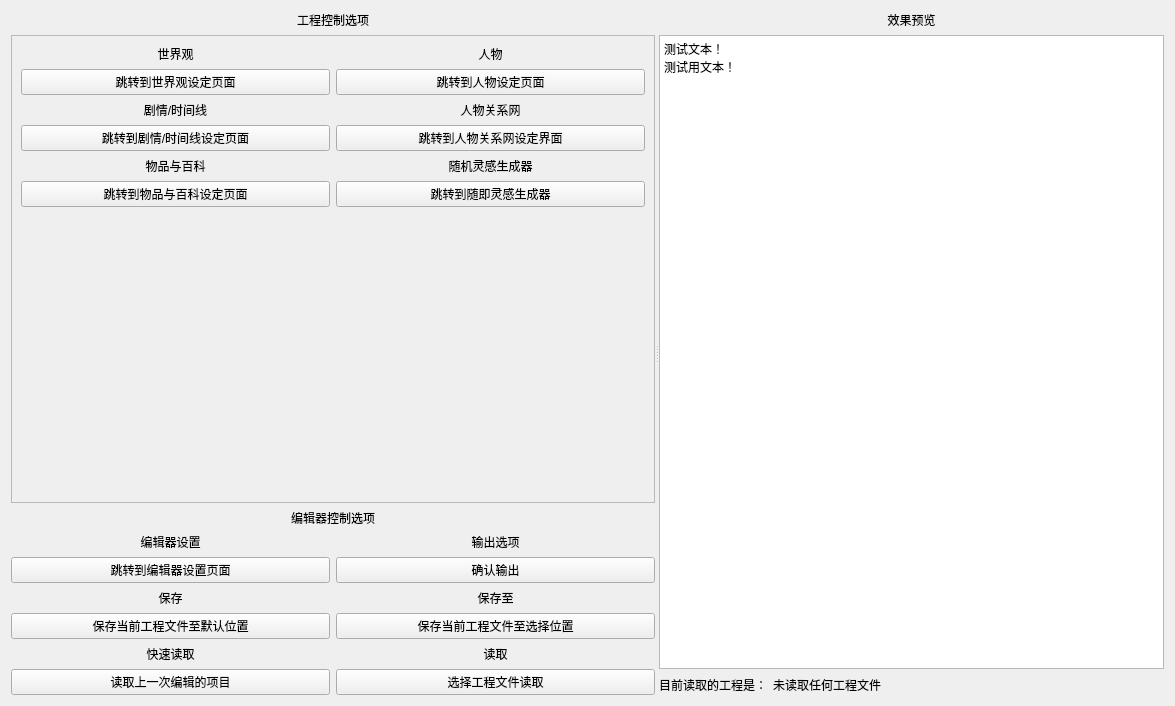
<?xml version="1.0" encoding="UTF-8"?>
<ui version="4.0">
 <class>MainWidget</class>
 <widget class="QWidget" name="MainWidget">
  <property name="geometry">
   <rect>
    <x>0</x>
    <y>0</y>
    <width>1175</width>
    <height>706</height>
   </rect>
  </property>
  <property name="windowTitle">
   <string>Form</string>
  </property>
  <layout class="QHBoxLayout" name="horizontalLayout">
   <item>
    <widget class="QSplitter" name="splitter">
     <property name="orientation">
      <enum>Qt::Orientation::Horizontal</enum>
     </property>
     <widget class="QWidget" name="layoutWidget">
      <layout class="QVBoxLayout" name="VL_Tools">
       <item>
        <widget class="QLabel" name="label_ProjectTools_Tip">
         <property name="text">
          <string>工程控制选项</string>
         </property>
         <property name="alignment">
          <set>Qt::AlignmentFlag::AlignCenter</set>
         </property>
        </widget>
       </item>
       <item>
        <widget class="QScrollArea" name="SA_ProjectTools">
         <property name="widgetResizable">
          <bool>true</bool>
         </property>
         <widget class="QWidget" name="SA_PT_WidgetContents">
          <property name="geometry">
           <rect>
            <x>0</x>
            <y>0</y>
            <width>645</width>
            <height>490</height>
           </rect>
          </property>
          <layout class="QVBoxLayout" name="verticalLayout_2">
           <item>
            <layout class="QGridLayout" name="GL_ProjectTools">
             <item row="4" column="1">
              <widget class="QLabel" name="label_PT_Random_Tip">
               <property name="text">
                <string>随机灵感生成器</string>
               </property>
               <property name="alignment">
                <set>Qt::AlignmentFlag::AlignCenter</set>
               </property>
              </widget>
             </item>
             <item row="2" column="0">
              <widget class="QLabel" name="label_PT_TimeLine_Tip">
               <property name="text">
                <string>剧情/时间线</string>
               </property>
               <property name="alignment">
                <set>Qt::AlignmentFlag::AlignCenter</set>
               </property>
              </widget>
             </item>
             <item row="2" column="1">
              <widget class="QLabel" name="label_PT_CharacterRelationship_Tip">
               <property name="text">
                <string>人物关系网</string>
               </property>
               <property name="alignment">
                <set>Qt::AlignmentFlag::AlignCenter</set>
               </property>
              </widget>
             </item>
             <item row="3" column="1">
              <widget class="QPushButton" name="pushButton_PT_CharacterRelationship">
               <property name="text">
                <string>跳转到人物关系网设定界面</string>
               </property>
              </widget>
             </item>
             <item row="1" column="0">
              <widget class="QPushButton" name="pushButton_PT_Word">
               <property name="text">
                <string>跳转到世界观设定页面</string>
               </property>
              </widget>
             </item>
             <item row="0" column="1">
              <widget class="QLabel" name="label_PT_Characters_Tip">
               <property name="text">
                <string>人物</string>
               </property>
               <property name="alignment">
                <set>Qt::AlignmentFlag::AlignCenter</set>
               </property>
              </widget>
             </item>
             <item row="5" column="1">
              <widget class="QPushButton" name="pushButton_PT_Random">
               <property name="text">
                <string>跳转到随即灵感生成器</string>
               </property>
              </widget>
             </item>
             <item row="4" column="0">
              <widget class="QLabel" name="label_PT_Item_Tip">
               <property name="text">
                <string>物品与百科</string>
               </property>
               <property name="alignment">
                <set>Qt::AlignmentFlag::AlignCenter</set>
               </property>
              </widget>
             </item>
             <item row="0" column="0">
              <widget class="QLabel" name="label_PT_World_Tip">
               <property name="text">
                <string>世界观</string>
               </property>
               <property name="alignment">
                <set>Qt::AlignmentFlag::AlignCenter</set>
               </property>
              </widget>
             </item>
             <item row="1" column="1">
              <widget class="QPushButton" name="pushButton_PT_Characters">
               <property name="text">
                <string>跳转到人物设定页面</string>
               </property>
              </widget>
             </item>
             <item row="5" column="0">
              <widget class="QPushButton" name="pushButton_PT_Item">
               <property name="text">
                <string>跳转到物品与百科设定页面</string>
               </property>
              </widget>
             </item>
             <item row="3" column="0">
              <widget class="QPushButton" name="pushButton_PT_TimeLine">
               <property name="text">
                <string>跳转到剧情/时间线设定页面</string>
               </property>
              </widget>
             </item>
            </layout>
           </item>
           <item>
            <spacer name="VS_ProjectTools">
             <property name="orientation">
              <enum>Qt::Orientation::Vertical</enum>
             </property>
             <property name="sizeHint" stdset="0">
              <size>
               <width>20</width>
               <height>40</height>
              </size>
             </property>
            </spacer>
           </item>
          </layout>
         </widget>
        </widget>
       </item>
       <item>
        <widget class="QLabel" name="label_EditorTools_Tip">
         <property name="text">
          <string>编辑器控制选项</string>
         </property>
         <property name="alignment">
          <set>Qt::AlignmentFlag::AlignCenter</set>
         </property>
        </widget>
       </item>
       <item>
        <layout class="QGridLayout" name="GL_EditorTools">
         <item row="0" column="0">
          <widget class="QLabel" name="label_ET_EditorSetting_Tip">
           <property name="text">
            <string>编辑器设置</string>
           </property>
           <property name="alignment">
            <set>Qt::AlignmentFlag::AlignCenter</set>
           </property>
          </widget>
         </item>
         <item row="0" column="1">
          <widget class="QLabel" name="label_ET_Output_Tip">
           <property name="text">
            <string>输出选项</string>
           </property>
           <property name="alignment">
            <set>Qt::AlignmentFlag::AlignCenter</set>
           </property>
          </widget>
         </item>
         <item row="1" column="0">
          <widget class="QPushButton" name="pushButton_ET_EditorSetting">
           <property name="text">
            <string>跳转到编辑器设置页面</string>
           </property>
          </widget>
         </item>
         <item row="1" column="1">
          <widget class="QPushButton" name="pushButton_ET_Output">
           <property name="text">
            <string>确认输出</string>
           </property>
          </widget>
         </item>
         <item row="2" column="0">
          <widget class="QLabel" name="label_ET_Save_Tip">
           <property name="text">
            <string>保存</string>
           </property>
           <property name="alignment">
            <set>Qt::AlignmentFlag::AlignCenter</set>
           </property>
          </widget>
         </item>
         <item row="2" column="1">
          <widget class="QLabel" name="label_ET_SaveTo_Tip">
           <property name="text">
            <string>保存至</string>
           </property>
           <property name="alignment">
            <set>Qt::AlignmentFlag::AlignCenter</set>
           </property>
          </widget>
         </item>
         <item row="3" column="0">
          <widget class="QPushButton" name="pushButton_ET_Save">
           <property name="text">
            <string>保存当前工程文件至默认位置</string>
           </property>
          </widget>
         </item>
         <item row="3" column="1">
          <widget class="QPushButton" name="pushButton_ET_SaveTo">
           <property name="text">
            <string>保存当前工程文件至选择位置</string>
           </property>
          </widget>
         </item>
         <item row="4" column="0">
          <widget class="QLabel" name="label_ET_QuickLord">
           <property name="text">
            <string>快速读取</string>
           </property>
           <property name="alignment">
            <set>Qt::AlignmentFlag::AlignCenter</set>
           </property>
          </widget>
         </item>
         <item row="4" column="1">
          <widget class="QLabel" name="label_ET_Lord_Tip">
           <property name="text">
            <string>读取</string>
           </property>
           <property name="alignment">
            <set>Qt::AlignmentFlag::AlignCenter</set>
           </property>
          </widget>
         </item>
         <item row="5" column="0">
          <widget class="QPushButton" name="pushButton_ET_QuickLord">
           <property name="text">
            <string>读取上一次编辑的项目</string>
           </property>
          </widget>
         </item>
         <item row="5" column="1">
          <widget class="QPushButton" name="pushButton_ET_Lord">
           <property name="text">
            <string>选择工程文件读取</string>
           </property>
          </widget>
         </item>
        </layout>
       </item>
      </layout>
     </widget>
     <widget class="QWidget" name="layoutWidget_2">
      <layout class="QVBoxLayout" name="VL_Preview">
       <item>
        <widget class="QLabel" name="Label_Preview_TopTip">
         <property name="text">
          <string>效果预览</string>
         </property>
         <property name="alignment">
          <set>Qt::AlignmentFlag::AlignCenter</set>
         </property>
        </widget>
       </item>
       <item>
        <widget class="QTextBrowser" name="TextB_Preview">
         <property name="html">
          <string>&lt;!DOCTYPE HTML PUBLIC &quot;-//W3C//DTD HTML 4.0//EN&quot; &quot;http://www.w3.org/TR/REC-html40/strict.dtd&quot;&gt;
&lt;html&gt;&lt;head&gt;&lt;meta name=&quot;qrichtext&quot; content=&quot;1&quot; /&gt;&lt;meta charset=&quot;utf-8&quot; /&gt;&lt;style type=&quot;text/css&quot;&gt;
p, li { white-space: pre-wrap; }
hr { height: 1px; border-width: 0; }
li.unchecked::marker { content: &quot;\2610&quot;; }
li.checked::marker { content: &quot;\2612&quot;; }
&lt;/style&gt;&lt;/head&gt;&lt;body style=&quot; font-family:'Microsoft YaHei UI'; font-size:9pt; font-weight:400; font-style:normal;&quot;&gt;
&lt;p style=&quot; margin-top:0px; margin-bottom:0px; margin-left:0px; margin-right:0px; -qt-block-indent:0; text-indent:0px;&quot;&gt;测试文本！&lt;br /&gt;测试用文本！&lt;/p&gt;&lt;/body&gt;&lt;/html&gt;</string>
         </property>
        </widget>
       </item>
       <item>
        <layout class="QHBoxLayout" name="HL_ReadProject">
         <item>
          <widget class="QLabel" name="Label_ReadProject_Tip">
           <property name="text">
            <string>目前读取的工程是：</string>
           </property>
          </widget>
         </item>
         <item>
          <widget class="QLabel" name="label_ReadProject_Text">
           <property name="text">
            <string>未读取任何工程文件</string>
           </property>
          </widget>
         </item>
         <item>
          <spacer name="HS_ReadProject">
           <property name="orientation">
            <enum>Qt::Orientation::Horizontal</enum>
           </property>
           <property name="sizeHint" stdset="0">
            <size>
             <width>40</width>
             <height>20</height>
            </size>
           </property>
          </spacer>
         </item>
        </layout>
       </item>
      </layout>
     </widget>
    </widget>
   </item>
  </layout>
 </widget>
 <resources/>
 <connections/>
</ui>
